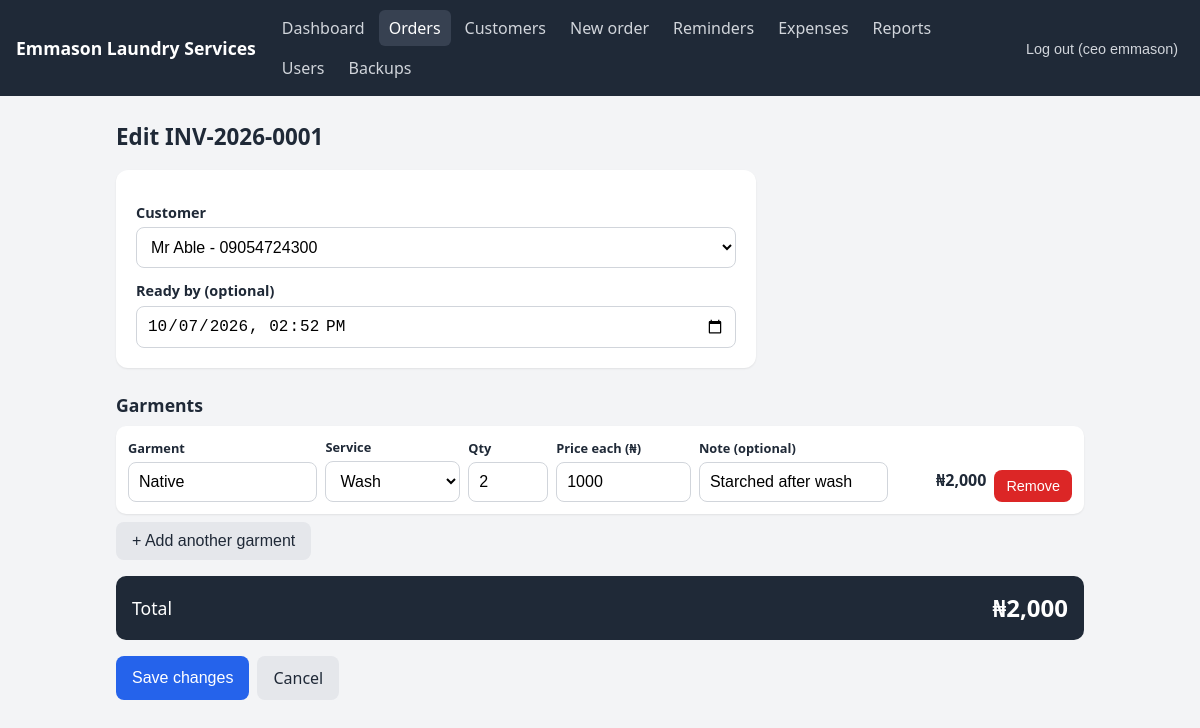
Page /app/orders/1/edit (signed in) on the committed database.
### app/models.py (models this page shows)
class User(Base):
     __tablename__ = "users"
     id = Column(Integer, primary_key=True)
     username = Column(String, unique=True, nullable=False)
     full_name = Column(String, nullable=False)
     password_hash = Column(String, nullable=False)
     role = Column(String, default="staff")        # admin or staff
     is_active = Column(Boolean, default=True)
     created_at = Column(DateTime, default=datetime.utcnow)

class OrderItem(Base):
    __tablename__ = "order_items"
    id = Column(Integer, primary_key=True)
    order_id = Column(Integer, ForeignKey("orders.id"), nullable=False)
    garment = Column(String, nullable=False)      # e.g. "Shirt", "Duvet", "Agbada"
    service = Column(String, nullable=False)      # wash, iron, wash_iron, dry_clean
    quantity = Column(Integer, default=1)
    unit_price = Column(Integer, nullable=False)  # naira
    notes = Column(String)                        # e.g. "stain on collar"
    order = relationship("Order", back_populates="items")

### app/routers/web_orders.py (the view)
@router.get("/app/orders/{order_id:int}/edit")
def order_edit(request: Request, order_id: int, user=Depends(web_admin),
               db: Session = Depends(get_db)):
    order = db.get(models.Order, order_id)
    if not order:
        raise HTTPException(404, "Order not found")
    rows = [
        {"garment": i.garment, "service": i.service, "quantity": str(i.quantity),
         "unit_price": str(i.unit_price), "notes": i.notes or ""}
        for i in order.items
    ] or [blank_row()]
    due = order.due_date.strftime("%Y-%m-%dT%H:%M") if order.due_date else ""
    return edit_form(request, user, db, order, rows, order.customer_id, due)

### app/templates/order_form.html (shortened to what this page needs)
{% extends "base.html" %}
{% macro row(r) %}
<div class="item-row">
  <div class="field grow">
    <label>Garment</label>
    <input type="text" name="garment" list="garments" autocomplete="off"
           placeholder="e.g. Shirt" value="{{ r.garment }}">
  </div>
  <div class="field">
    <label>Service</label>
    <select name="service">
      {% for key, label in services %}
      <option value="{{ key }}" {{ 'selected' if r.service == key }}>{{ label }}</option>
      {% endfor %}
    </select>
  </div>
  <div class="field small">
    <label>Qty</label>
    <input type="number" name="quantity" min="1" step="1" inputmode="numeric" value="{{ r.quantity }}">
  </div>
  <div class="field">
    <label>Price each (₦)</label>
    <input type="number" name="unit_price" min="1" step="1" inputmode="numeric" value="{{ r.unit_price }}">
  </div>
  <div class="field grow">
    <label>Note (optional)</label>
    <input type="text" name="notes" placeholder="e.g. stain on collar" value="{{ r.notes }}">
  </div>
  <div class="line-total">₦0</div>
  <button type="button" class="btn danger remove">Remove</button>
</div>
{% endmacro %}
{% block content %}
<h1>{{ title or "New order" }}</h1>
{% if not customers %}
<div class="card">Add a customer first. <a href="/app/customers/new">Add customer</a></div>
{% else %}
<form method="post" action="{{ action or '/app/orders/new' }}">  <div class="form-card wide">
    <label for="customer_id">Customer</label>
    <select id="customer_id" name="customer_id" required>
      {% for c in customers %}
      <option value="{{ c.id }}" {{ 'selected' if c.id == customer_id }}>{{ c.name }} - {{ c.phone }}</option>
      {% endfor %}
    </select>
    <label for="due_date">Ready by (optional)</label>
    <input id="due_date" name="due_date" type="datetime-local" value="{{ due_date }}">
  </div>
  <h2>Garments</h2>
  <div id="rows">
    {% for r in rows %}{{ row(r) }}{% endfor %}
  </div>
  <button type="button" class="btn secondary" id="add-row">+ Add another garment</button>
  <div class="order-total">
    <span>Total</span>
    <strong id="total">₦0</strong>
  </div>
  <div class="actions">
<button class="btn" type="submit">{{ submit_label or "Create order & invoice" }}</button>
<a class="btn secondary" href="{{ cancel or '/app/customers' }}">Cancel</a>  </div>
</form>
{% endif %}
{% endblock %}

### app/templates/base.html (shortened to what this page needs)
<!doctype html>
<html lang="en">
<head>
  <link rel="stylesheet" href="/static/style.css">
</head>
<body>
  <header class="topbar">
    <a class="brand" href="/app">{{ business }}</a>
        <nav>
      <a href="/app" class="{{ 'active' if page == 'dashboard' }}">Dashboard</a>
      <a href="/app/orders" class="{{ 'active' if page == 'orders' }}">Orders</a>
      <a href="/app/customers" class="{{ 'active' if page == 'customers' }}">Customers</a>
      <a href="/app/orders/new" class="{{ 'active' if page == 'new_order' }}">New order</a>
      <a href="/app/reminders" class="{{ 'active' if page == 'reminders' }}">Reminders</a>
      {% if user.role == "admin" %}
      <a href="/app/expenses" class="{{ 'active' if page == 'expenses' }}">Expenses</a>
      <a href="/app/reports" class="{{ 'active' if page == 'reports' }}">Reports</a>
      <a href="/app/users" class="{{ 'active' if page == 'users' }}">Users</a>
      <a href="/app/backups" class="{{ 'active' if page == 'backups' }}">Backups</a>
      {% endif %}
    </nav>
    <form method="post" action="/logout">
      <button class="link">Log out ({{ user.username }})</button>
    </form>
  </header>
  <main>
    {% block content %}{% endblock %}
  </main>
</body>
</html>

### app/static/style.css (style rules this page uses)
* { box-sizing: border-box; }
body { margin: 0; font-family: system-ui, -apple-system, "Segoe UI", Roboto, sans-serif; background: #f3f4f6; color: #1f2937; line-height: 1.5; }
a { color: #2563eb; text-decoration: none; }
.topbar { background: #1f2937; color: #fff; padding: 10px 16px; display: flex; flex-wrap: wrap; align-items: center; gap: 8px 16px; }
.topbar .brand { color: #fff; font-weight: 700; font-size: 1.1rem; }
.topbar nav { display: flex; flex-wrap: wrap; gap: 4px; flex: 1; }
.topbar nav a { color: #d1d5db; padding: 6px 10px; border-radius: 6px; }
.topbar nav a.active, .topbar nav a:hover { background: #374151; color: #fff; }
.topbar form { margin: 0; }
button.link { background: none; border: 0; color: #d1d5db; cursor: pointer; font-size: .9rem; }
main { max-width: 1000px; margin: 0 auto; padding: 16px; }
h1 { font-size: 1.4rem; margin: 8px 0 16px; }
h2 { font-size: 1.1rem; margin: 24px 0 8px; }
.btn { display: inline-block; background: #2563eb; color: #fff; border: 0; border-radius: 8px; padding: 10px 16px; font-size: 1rem; cursor: pointer; }
.btn.secondary { background: #e5e7eb; color: #1f2937; }
.btn.danger { background: #dc2626; }
input, select, textarea { width: 100%; padding: 10px; border: 1px solid #d1d5db; border-radius: 8px; font-size: 1rem; background: #fff; }
label { display: block; font-size: .9rem; font-weight: 600; margin: 12px 0 4px; }
.actions { display: flex; gap: 8px; flex-wrap: wrap; margin-top: 16px; }
.form-card { max-width: 480px; background: #fff; padding: 20px; border-radius: 12px; box-shadow: 0 1px 2px rgba(0,0,0,.08); }
.form-card.wide { max-width: 640px; }
.item-row { display: flex; flex-wrap: wrap; gap: 8px; align-items: flex-end; background: #fff; padding: 12px; border-radius: 10px; margin-bottom: 8px; box-shadow: 0 1px 2px rgba(0,0,0,.08); }
.item-row .field { flex: 1 1 130px; min-width: 0; }
.item-row .field.grow { flex: 2 1 180px; }
.item-row .field.small { flex: 0 1 80px; }
.item-row label { margin: 0 0 4px; font-size: .8rem; }
.line-total { font-weight: 700; min-width: 90px; text-align: right; padding-bottom: 10px; }
.item-row .btn.danger { padding: 8px 12px; font-size: .9rem; }
.order-total { display: flex; justify-content: space-between; align-items: center; background: #1f2937; color: #fff; padding: 14px 16px; border-radius: 10px; margin: 16px 0; font-size: 1.1rem; }
.order-total strong { font-size: 1.5rem; }

### rows in the picture
User: username "ceo emmason"
OrderItem: garment "Native", quantity "2", unit_price "1000", notes "Starched after wash"

### other values in the picture
{{ business }} "Emmason Laundry Services"
{{ title or "New order" }} "Edit INV-2026-0001"
{{ submit_label or "Create order & invoice" }} "Save changes"
form field customer_id "Mr Able - 09054724300"
form field service "Wash"
